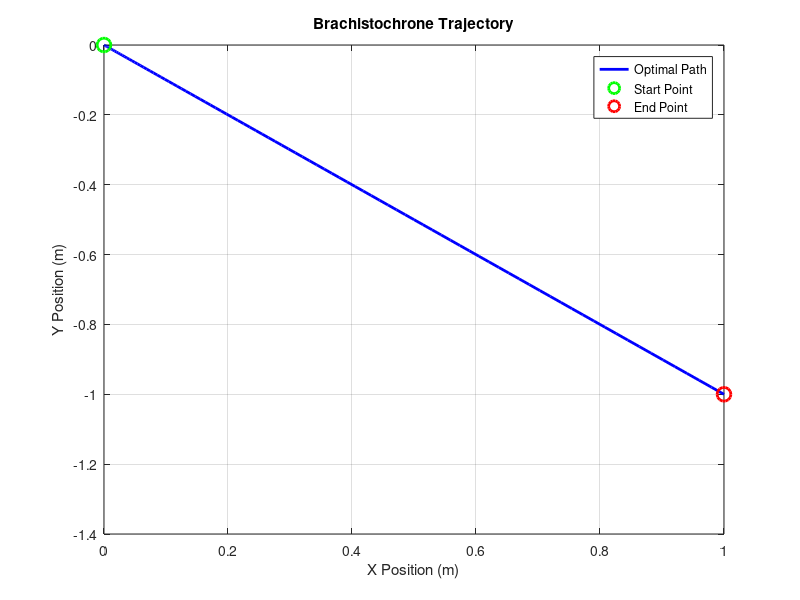

Here is the MATLAB script that generated this plot:
function brachistochrone_solver
    % Problem Parameters
    g = -9.81; % Gravity (m/s^2)
    x0 = [0; 0]; % Starting point
    xf = [1; -1]; % End point
    v0 = 0; % Initial velocity
    tf_guess = 1; % Initial guess for total time
    
    % Initial guess for shooting variables
    lambda0_guess = [1; -1; 0]; % Guess for initial costates
    theta_guess = pi/4; % Guess for control (angle)

    % Solve using fsolve
    guess = [lambda0_guess; theta_guess; tf_guess];
    sol = fsolve(@(vars) shooting_residual(vars, x0, xf, v0, g), guess)

    % Extract solution
    lambda0 = sol(1:3);
    theta_opt = sol(4);
    tf_opt = sol(5);

    % Display results
    fprintf('Optimal Total Time: %.4f s\n', tf_opt);
    fprintf('Optimal Control (Theta): %.4f radians\n', theta_opt);
    fprintf('Initial Costates: %.4f, %.4f, %.4f\n', lambda0);

    % Simulate optimal trajectory
    tspan = linspace(0, tf_opt, 100);
    [~, X] = ode45(@(t, X) dynamics(t, X, theta_opt, g), tspan, [x0; v0]);

    % Plot results
    figure;
    plot(X(:, 1), X(:, 2), 'b-', 'LineWidth', 2);
    hold on;
    plot(x0(1), x0(2), 'go', 'MarkerSize', 10, 'LineWidth', 2);
    plot(xf(1), xf(2), 'ro', 'MarkerSize', 10, 'LineWidth', 2);
    xlabel('X Position (m)');
    ylabel('Y Position (m)');
    title('Brachistochrone Trajectory');
    legend('Optimal Path', 'Start Point', 'End Point');
    grid on;
end

function res = shooting_residual(vars, x0, xf, v0, g)
    lambda0 = vars(1:3);
    theta = vars(4);
    tf = vars(5);

    % Initial conditions
    X0 = [x0; v0];
    % Solve dynamics
    [~, X] = ode45(@(t, X) dynamics(t, X, theta, g), [0, tf], X0);

    % Residuals
    Xf = X(end, :)'; % Final state
    res = [Xf(1:2) - xf; ... % Terminal position error
           H_tf(Xf, lambda0, theta, g) - 1]; % Terminal Hamiltonian condition
end

function dxdt = dynamics(t, X, theta, g)
    x = X(1);
    y = X(2);
    v = X(3);

    dxdt = [v * cos(theta); v * sin(theta); g * sin(theta)];
end

function H = H_tf(X, lambda, theta, g)
    % Terminal Hamiltonian
    v = X(3);
    mu1=-1/(2*v)*(g*lambda(3) + v*(lambda(1) + lambda(2)));
    H = 1 + lambda(1) * v * cos(theta) + lambda(2) * v * sin(theta) + lambda(3) * g * sin(theta)+ mu1*(v*cos(theta) + v*sin(theta));
end

